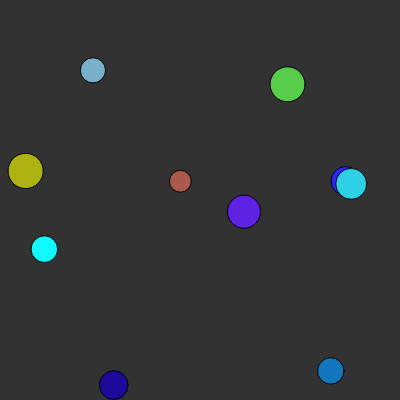
Frame 1 (no input)
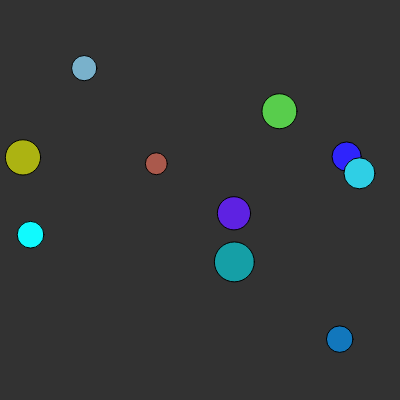
Frame 60 (no input)
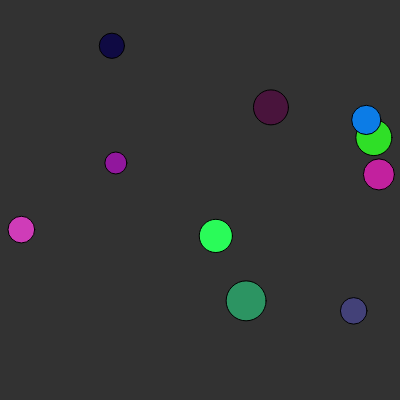
Frame 120 (the mouse pressed at the canvas centre since frame 60)

The p5.js sketch that drew these frames (run headless with seeded random() and noise() and a simulated clock; from frame 60 on, the mouse is pressed at the canvas centre):

// p5.js sketch
// ── sketch.js
var bubbles = [];

function setup() {
  createCanvas(400, 400);
  for (var i = 0; i < 10; i++) {
    bubbles[i] = new Bubble(random(width), random(height));
  }
}

function draw() {
  background(50);
  for (var i = bubbles.length -1 ; i >=0 ; i--) {
    bubbles[i].move();
    bubbles[i].check(i);
    if (bubbles[i]) {
      bubbles[i].display();
    }
  }
}

function mousePressed() {
  for (var i = 0; i < bubbles.length; i++) {
    bubbles[i].clicked();
  }
}
// ── bubble.js
function Bubble(x_, y_) {
  this.x = x_;
  this.y = y_;
  this.diam = random(20, 40);
  this.col = color(random(0, 255), random(0, 255), random(0, 255));

  this.display = function() {
    stroke(0);
    fill(this.col);
    ellipse(this.x, this.y, this.diam, this.diam);
  }

  this.move = function() {
    this.x = this.x + random(-5, 5);
    this.y = this.y + random(-5, 5);
  }

  this.check = function(i_) {
    var i = i_;
    if (this.x + this.diam / 2 >= width || this.x - this.diam / 2 <= 0 ||
      this.y + this.diam / 2 >= height || this.y - this.diam / 2 <= 0) {
      bubbles.splice(i, 1);
      bubbles.push(new Bubble(random(width), random(height)));
    }
  }

  this.clicked = function() {
    for (var i = 0; i < bubbles.length; i++) {
      this.col = color(random(0, 255), random(0, 255), random(0, 255));
    }
  }
}
